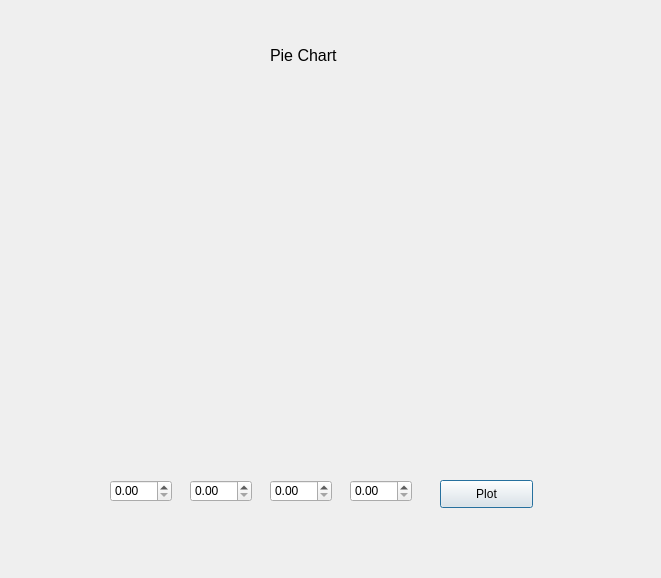
<?xml version="1.0" encoding="UTF-8"?>
<ui version="4.0">
 <class>Dialog7</class>
 <widget class="QDialog" name="Dialog7">
  <property name="geometry">
   <rect>
    <x>0</x>
    <y>0</y>
    <width>661</width>
    <height>578</height>
   </rect>
  </property>
  <property name="windowTitle">
   <string>Dialog</string>
  </property>
  <widget class="PieChartWidget" name="widget" native="true">
   <property name="geometry">
    <rect>
     <x>150</x>
     <y>110</y>
     <width>361</width>
     <height>311</height>
    </rect>
   </property>
  </widget>
  <widget class="QPushButton" name="plot_btn">
   <property name="geometry">
    <rect>
     <x>440</x>
     <y>480</y>
     <width>93</width>
     <height>28</height>
    </rect>
   </property>
   <property name="text">
    <string>Plot</string>
   </property>
  </widget>
  <widget class="QDoubleSpinBox" name="a_1">
   <property name="geometry">
    <rect>
     <x>110</x>
     <y>480</y>
     <width>62</width>
     <height>22</height>
    </rect>
   </property>
  </widget>
  <widget class="QDoubleSpinBox" name="a_2">
   <property name="geometry">
    <rect>
     <x>190</x>
     <y>480</y>
     <width>62</width>
     <height>22</height>
    </rect>
   </property>
  </widget>
  <widget class="QDoubleSpinBox" name="a_4">
   <property name="geometry">
    <rect>
     <x>350</x>
     <y>480</y>
     <width>62</width>
     <height>22</height>
    </rect>
   </property>
  </widget>
  <widget class="QDoubleSpinBox" name="a_3">
   <property name="geometry">
    <rect>
     <x>270</x>
     <y>480</y>
     <width>62</width>
     <height>22</height>
    </rect>
   </property>
  </widget>
  <widget class="QLabel" name="label">
   <property name="geometry">
    <rect>
     <x>270</x>
     <y>40</y>
     <width>131</width>
     <height>31</height>
    </rect>
   </property>
   <property name="font">
    <font>
     <pointsize>12</pointsize>
    </font>
   </property>
   <property name="text">
    <string>Pie Chart</string>
   </property>
  </widget>
 </widget>
 <customwidgets>
  <customwidget>
   <class>PieChartWidget</class>
   <extends>QWidget</extends>
   <header>piechartwidget.h</header>
   <container>1</container>
  </customwidget>
 </customwidgets>
 <resources/>
 <connections/>
</ui>
